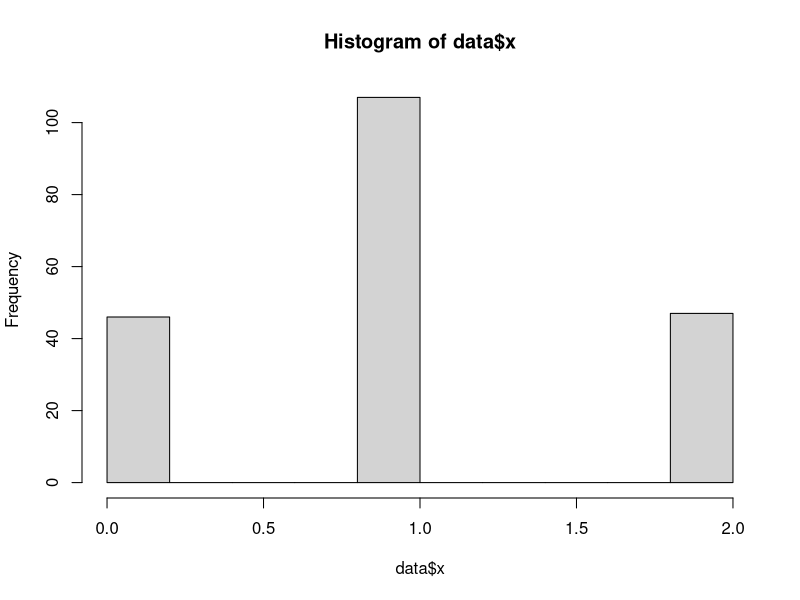
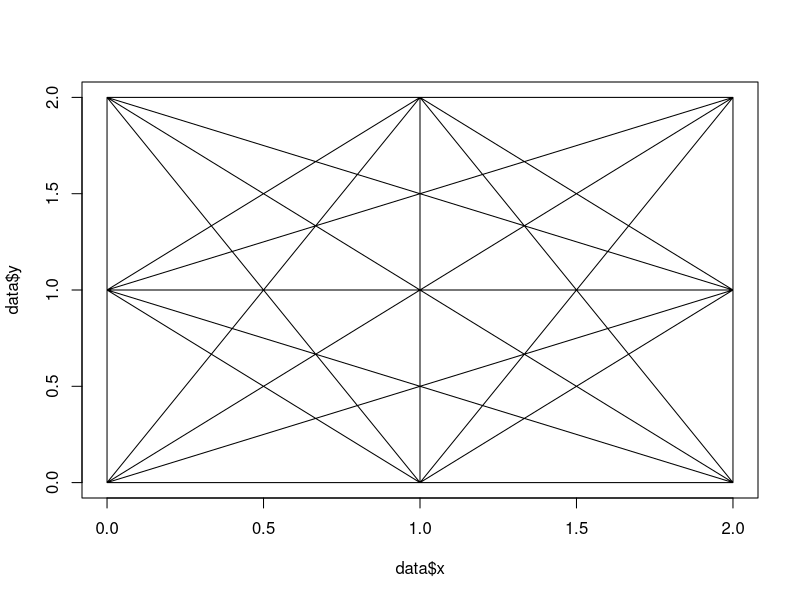
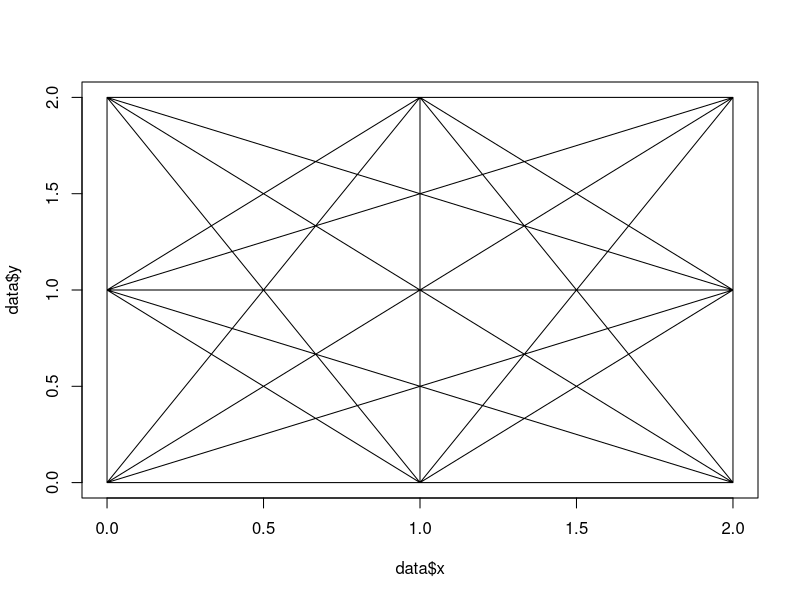
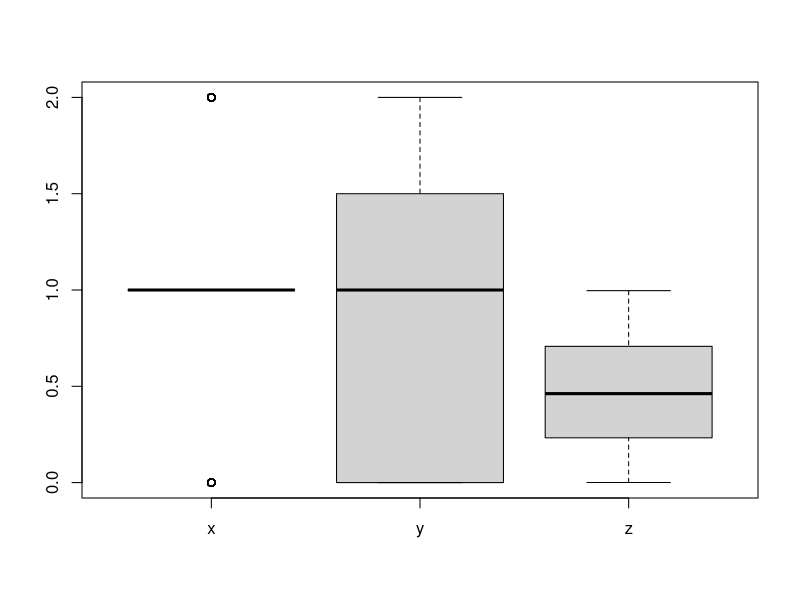
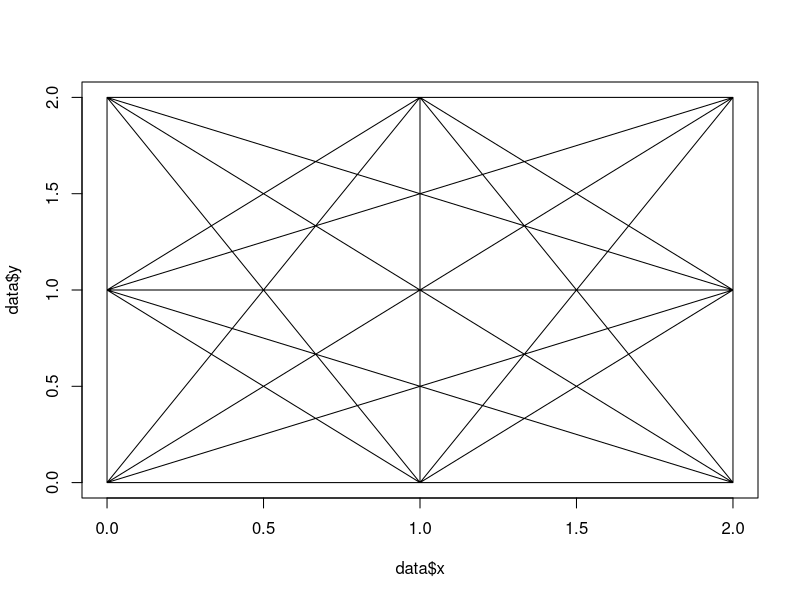
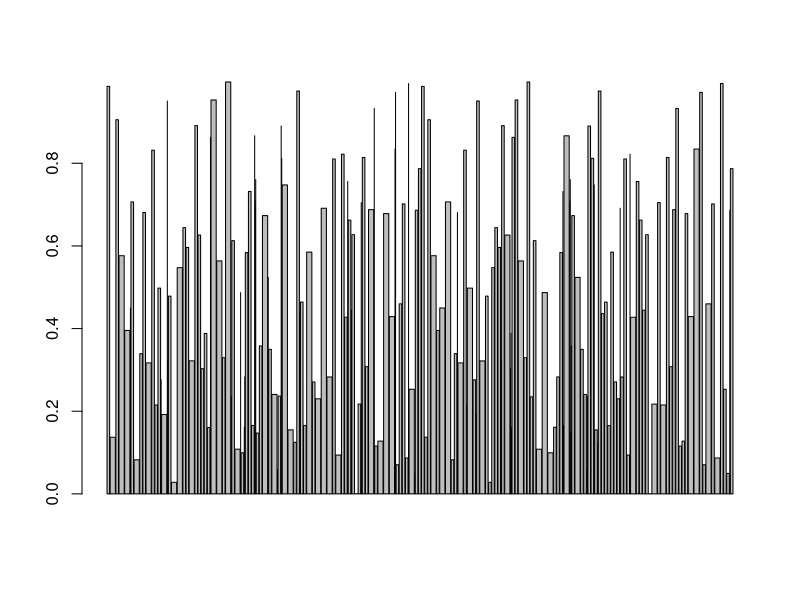
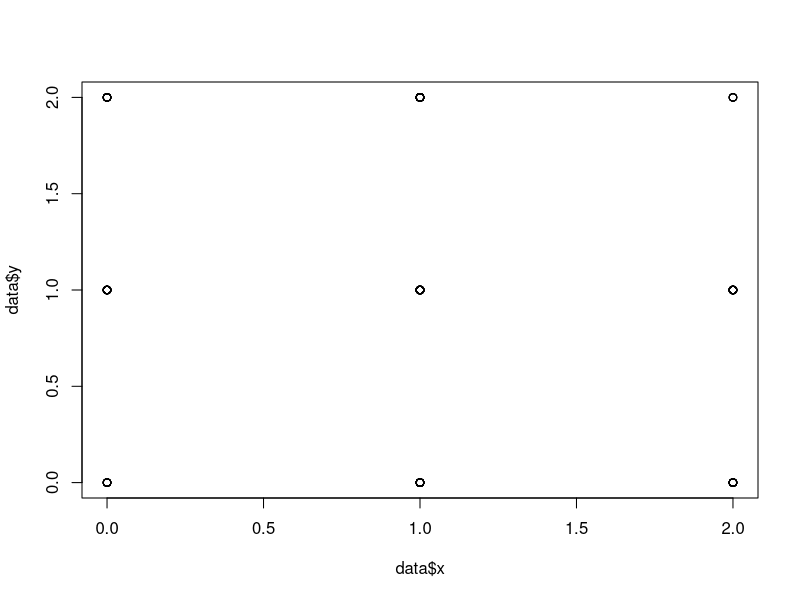
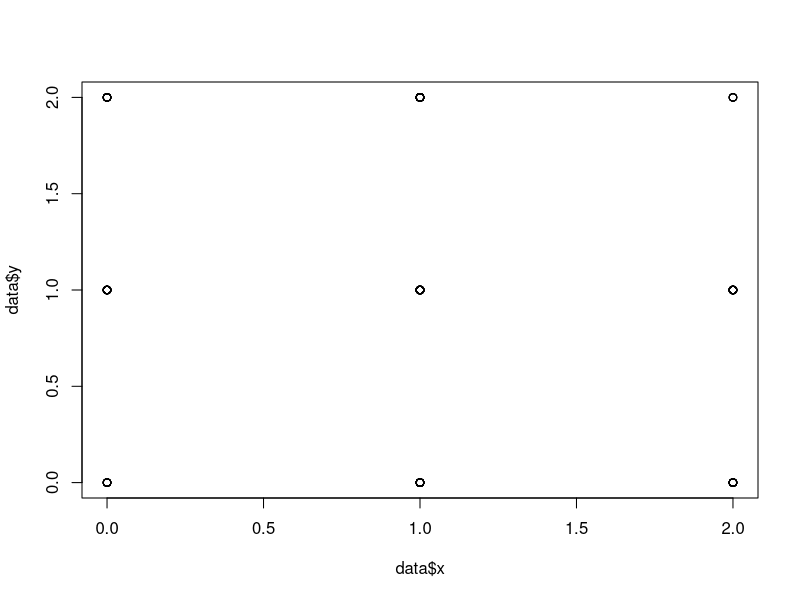

The R script that drew these images, in order:
library(graphics)
library(ggplot2)
library(lattice)
library(microbenchmark)

set.seed(123)
data = data.frame(x = rbinom(200,2,0.5), y = rbinom(200,2,0.5), z = runif(100))
wyniki <- microbenchmark(unit = "s", times = 10L,
                           base_scatter = plot(data$x,data$y),
                           ggplot_scatter = ggplot(data, aes(x,y))+geom_point(),
                           lattice_scatter = xyplot(x~y, data),
                           
                           base_boxplot = boxplot(data),
                           ggplot_boxplot = ggplot(data, aes(x=x,y=z))+geom_boxplot(),
                           lattice_boxplot = bwplot(x ~ y,  data),
                           
                           base_hist = hist(data$x),
                           ggplot_hist = ggplot(data, aes(x=x)) +   geom_histogram(binwidth=0.5),
                           lattice_hist = histogram(~x, data),
                           
                           base_line = plot (data$x, data$y, type='l'),
                           ggplot_line = ggplot(data, aes(x, y)) + geom_line(),
                           lattice_line = xyplot(z~x, data, type = c("smooth")),
                           
                           base_barplot = barplot(data$z, data$x),
                           ggplot_barlot = ggplot(data, aes(x, z)) + geom_bar(stat="identity"),
                           lattice_barplot = barchart(x~z, data)
                           )
wyniki = as.data.frame(summary(wyniki))
wyniki$colo = rep(c(1,2,3),5)
ggplot(wyniki, aes(expr, mean, fill = colo)) + 
  geom_bar(stat="identity") +
  theme(axis.text.x = element_text(angle = 90, hjust = 1))+
  theme(legend.position="none")+ 
  labs(title="Wykres przedstawiający średni czas generowania danego wykresu", 
                                      x="Rodzaj wykresu", y = "Średni czas (sek)")
